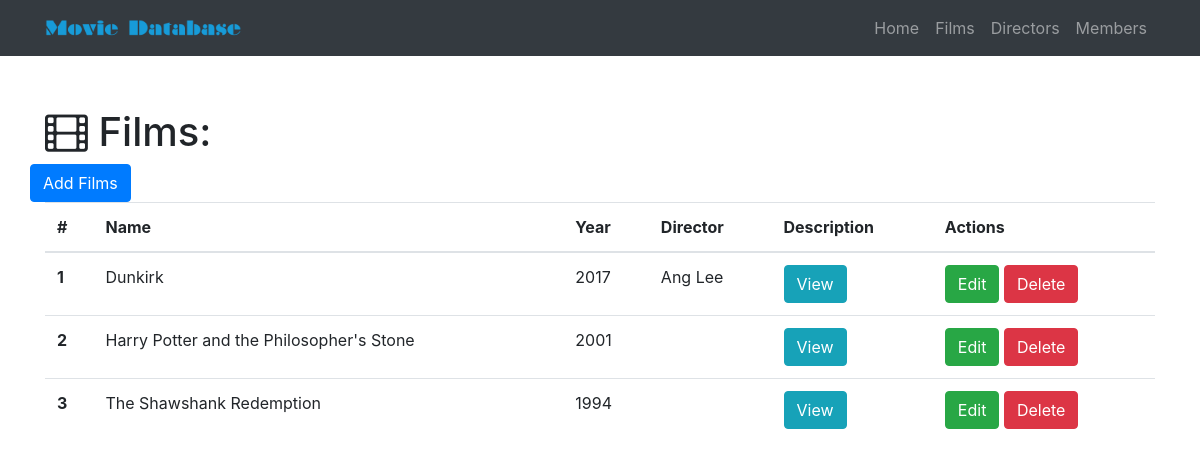
The page /films on the database as committed earlier.
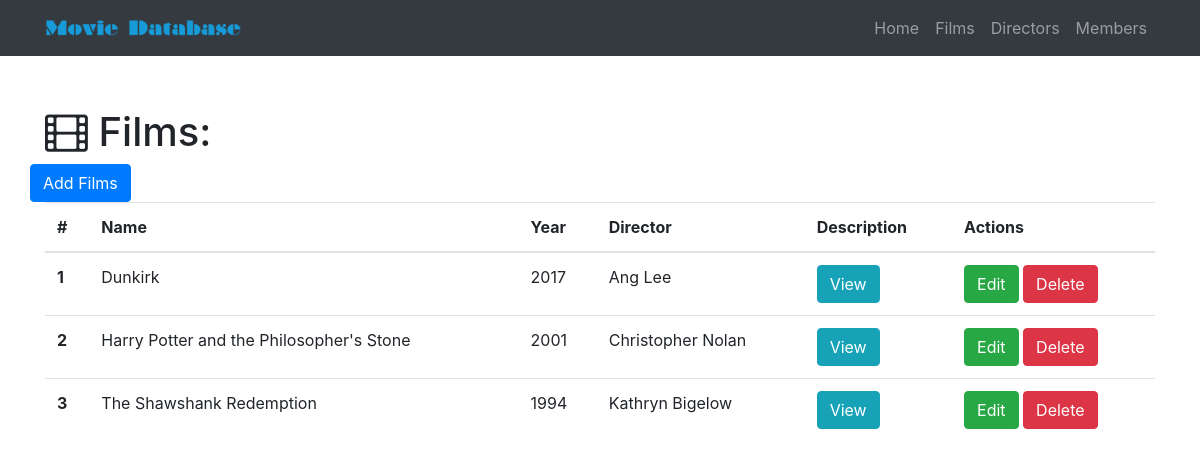
The same page on the database as committed later.
### base.py (models this page shows)
class Film(db.Model):
    __tablename__ = 'films'
    id = db.Column(db.Integer, primary_key=True)
    name= db.Column(db.String(256))
    year = db.Column(db.Integer)
    description = db.Column(db.Text)
    film_id = db.Column(db.Integer, db.ForeignKey('directors.id'))

class Director(db.Model):
    __tablename__ = 'directors'
    id = db.Column(db.Integer, primary_key=True)
    name = db.Column(db.String(64))
    age = db.Column(db.Integer)
    gender=db.Column(db.String(64))
    films = db.relationship('Film', backref='director', cascade="delete")

### base.py (the view)
@app.route('/films')
def show_all_films():
    films = Film.query.all()
    return render_template('film-all.html', films=films)

### templates/film-all.html (shortened to what this page needs)
{% extends "home-base.html"%}
{% block page_content%}
<div class="container">
  <h1 class="mt-5"><i class="fa fa-film" aria-hidden="true"></i> Films:</h1>
  <div class="row bottom-margin">
    <a href="/film/add" class="btn btn-primary" role="button" aria-disabled="true">Add Films</a>
  </div>
  {% if films %}
  <table class="table">
    <thead>
      <tr>
        <th>#</th>
        <th>Name</th>
        <th>Year</th>
        <th>Director</th>
        <th>Description</th>
        <th>Actions</th>
      </tr>
    </thead>
    <tbody>
      {% for film in films %}
      <tr>
        <th scope="row">{{film.id}}</th>
        <td>{{film.name}}</td>
        <td>{{film.year}}</td>
        <td>{{film.director.name}}</td>
        <td>
          <button type="button" class="btn btn-info" data-toggle="modal" data-target="#{{film.id}}">
                View
              </button>
        </td>
        <td>
          <a href="/film/edit/{{film.id}}" class="btn btn-success" role="button" aria-disabled="true">Edit</a>
          <a href="/film/delete/{{film.id}}" class="btn btn-danger" role="button" aria-disabled="true">Delete</a>
        </td>
      </tr>
      {% endfor%}
    </tbody>
  </table>
  {% else %}
  <h3>There are no films in the database yet!!</h3> {% endif %}
</div>
{% endblock%}

### templates/home-base.html (shortened to what this page needs)
<!DOCTYPE html>
<html lang="en">
<head>
    {% block head %}
    <link rel="stylesheet" href="https://maxcdn.bootstrapcdn.com/bootstrap/4.0.0-beta.2/css/bootstrap.min.css">
    <link rel="stylesheet" href="https://maxcdn.bootstrapcdn.com/font-awesome/4.7.0/css/font-awesome.min.css">
    <link rel="stylesheet" href="{{url_for('static', filename='css/base.css') }}">
    {% endblock %}
</head>
<body>
  <nav class="navbar navbar-expand-lg navbar-dark bg-dark fixed-top">
    <div class="container">
      <a class="navbar-brand" href="/">
        <img src="{{ url_for('static', filename='img/movie-logo.png') }}" alt="logo" width="250">
      </a>
      <div class="collapse navbar-collapse" id="navbarResponsive">
        <ul class="navbar-nav ml-auto">
          <li class="nav-item">
            <a class="nav-link" href="/">Home
             </a>
          </li>
          <li class="nav-item">
            <a class="nav-link" href="/films">Films</a>
          </li>
          <li class="nav-item">
            <a class="nav-link" href="/directors">Directors</a>
          </li>
          <li class="nav-item">
            <a class="nav-link" href="/members">Members</a>
          </li>
        </ul>
      </div>
    </div>
  </nav>
  {% block page_content %}
  {% endblock %}
</body>
</html>

### static/css/base.css (style rules this page uses)
body { padding-top: 60px; }

Rows that differ between the two databases and show on the page:
changed Film "Harry Potter and the Philosopher's Stone": director.name (not shown) → "Christopher Nolan"
changed Film "The Shawshank Redemption": director.name (not shown) → "Kathryn Bigelow"
